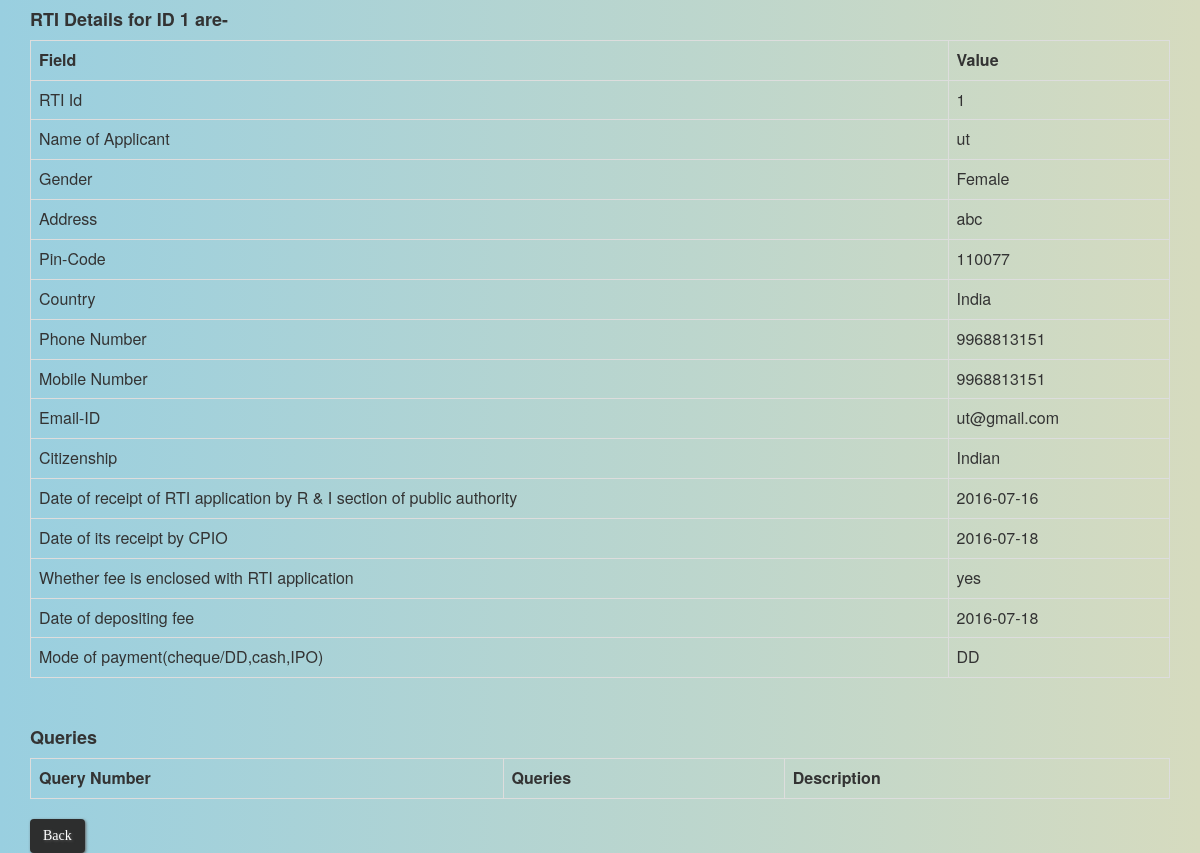
The app's page /appellant_login_query.php?id=1 with its own data.
### tables this page shows
CREATE TABLE `add_rti` (
  `id` int(11) NOT NULL,
  `name` varchar(30) NOT NULL,
  `gender` varchar(15) NOT NULL,
  `address` varchar(100) NOT NULL,
  `pin_code` int(11) NOT NULL,
  `state` varchar(20) NOT NULL,
  `country` varchar(10) NOT NULL,
  `phone_no` varchar(15) NOT NULL,
  `mobile` varchar(15) NOT NULL,
  `email` varchar(40) NOT NULL,
  `citizenship` varchar(15) NOT NULL,
  `date_of_receipt` date NOT NULL,
  `date_of_receipt_cio` date NOT NULL,
  `timespan` int(11) NOT NULL,
  `fee_enclosed` varchar(10) NOT NULL,
  `fee_deposit_date` date NOT NULL,
  `pay_mode` varchar(20) NOT NULL,
  `archive` int(11) DEFAULT NULL,
  `closed` int(11) DEFAULT NULL,
  `post` varchar(10) NOT NULL
);

### appellant_login_query.php (the view, shortened to what this page needs)
<html>
	<head>
		<link rel="stylesheet" href="css/background.css">
		<link rel="stylesheet" href="bootstrap/css/bootstrap.min.css">
	</head>
<body>
<div class='container'>
<?php
	include 'config_database.php';
	$id=$_GET['id'];
	echo "<h4><strong>RTI Details for ID ".$id." are-</strong></h4>" ;
	$query=" SELECT * FROM add_rti where id=".$id;
    $res=mysqli_query($con, $query);
	$r1=mysqli_fetch_assoc($res);
	echo "<table class='table table-bordered'>" ;
		echo "<tr>
				<th>Field</th>
				<th>Value</th>
			</tr>";
		echo "<tr>";
			echo "<td>RTI Id</td>";
			echo "<td>".$r1['id']."</td>";
		echo "</tr>";
		echo "<tr>";
			echo "<td>Name of Applicant</td>";
			echo "<td>".$r1['name']."</td>";
		echo "</tr>";
		echo "<tr>";
			echo "<td>Gender</td>";
			echo "<td>".$r1['gender']."</td>";
		echo "</tr>";
		echo "<tr>";
			echo "<td>Address</td>";
			echo "<td>".$r1['address']."</td>";
		echo "</tr>";
		echo "<tr>";
			echo "<td>Pin-Code</td>";
			echo "<td>".$r1['pin_code']."</td>";
		echo "</tr>";
		echo "<tr>";
			echo "<td>Country</td>";
			echo "<td>".$r1['country']."</td>";
		echo "</tr>";
		echo "<tr>";
			echo "<td>Phone Number</td>";
			echo "<td>".$r1['phone_no']."</td>";
		echo "</tr>";
		echo "<tr>";
			echo "<td>Mobile Number</td>";
			echo "<td>".$r1['mobile']."</td>";
		echo "</tr>";
		echo "<tr>";
			echo "<td>Email-ID</td>";
			echo "<td>".$r1['email']."</td>";
		echo "</tr>";
		echo "<tr>";
			echo "<td>Citizenship</td>";
			echo "<td>".$r1['citizenship']."</td>";
		echo "</tr>";
		echo "<tr>";
			echo "<td>Date of receipt of RTI application by R & I section of public authority</td>";
			echo "<td>".$r1['date_of_receipt']."</td>";
		echo "</tr>";
		echo "<tr>";
			echo "<td>Date of its receipt by CPIO</td>";
			echo "<td>".$r1['date_of_receipt_cio']."</td>";
		echo "</tr>";
		echo "<tr>";
			echo "<td>Whether fee is enclosed with RTI application</td>";
			echo "<td>".$r1['fee_enclosed']."</td>";
		echo "</tr>";
		echo "<tr>";
			echo "<td>Date of depositing fee</td>";
			echo "<td>".$r1['fee_deposit_date']."</td>";
		echo "</tr>";
		echo "<tr>";
			echo "<td>Mode of payment(cheque/DD,cash,IPO)</td>";
			echo "<td>".$r1['pay_mode']."</td>";
		echo "</tr>";
	echo "</table><br>";
	echo "<h4><strong>Queries<strong></h4>";
	echo "<table class='table table-bordered'>
			<tr>
				<th>Query Number</th>
				<th>Queries</th>
				<th>Description</th>
			</tr>";
	echo "</table>";
	if($r1['closed']==1)
		echo "<a class=btn href='view_closed_rti.php'>Back</a>" ;
	else if($r1['archive']==1)
		echo "<a class=btn href='completed_rti.php'>Back</a>" ;
	else
		echo "<a class=btn href='appeal_option.php?id=".$id."'>Back</a>" ;
?>
</div>
</body>
</html>

### css/background.css (style rules this page uses)
body { background: #99cfe0; background: -moz-linear-gradient(left, #f9cfe0 0%, #d6dbbf 100%); background: -webkit-linear-gradient(left, #99cfe0 0%,#d6dbbf 100%); background: linear-gradient(to right, #99cfe0 0%,#d6dbbf 100%); }
.btn { background: #2d2e2e; background-image: -webkit-linear-gradient(top, #2d2e2e, #6b696b); background-image: -moz-linear-gradient(top, #2d2e2e, #6b696b); background-image: -ms-linear-gradient(top, #2d2e2e, #6b696b); background-image: -o-linear-gradient(top, #2d2e2e, #6b696b); background-image: linear-gradient(to bottom, #2d2e2e, #6b696b); -webkit-border-radius: 8; -moz-border-radius: 8; border-radius: 8px; text-shadow: 1px 1px 3px #616161; -webkit-box-shadow: 1px 1px 3px #666666; -moz-box-shadow: 1px 1px 3px #666666; box-shadow: 1px 1px 3px #666666; font-family: Georgia; color: #ffffff; font-size: 20px; padding: 10px 20px 10px 20px; text-decoration: none; cursor: pointer; }

### records on screen
add_rti: id "1", name "ut", gender "Female", address "abc", pin_code "110077", country "India", phone_no "9968813151", mobile "9968813151", email "ut@gmail.com", citizenship "Indian", date_of_receipt "2016-07-16", date_of_receipt_cio "2016-07-18", fee_enclosed "yes", fee_deposit_date "2016-07-18", pay_mode "DD"

### other values on screen
$id "1"
